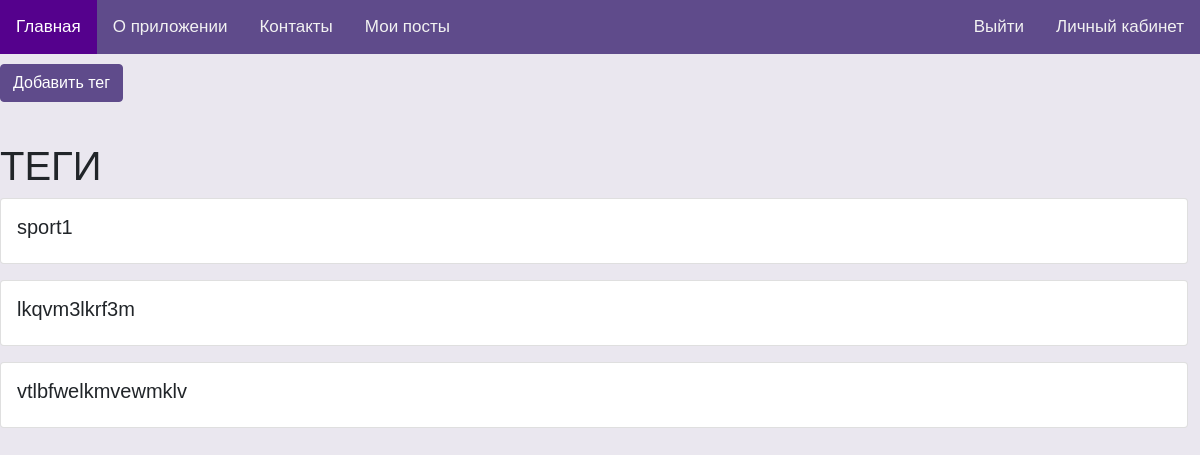
Page /tag (signed in) on the committed database.
### tables this page shows
CREATE TABLE tags (
            id INTEGER PRIMARY KEY AUTOINCREMENT,
            name TEXT NOT NULL UNIQUE
);

### server.py (the view)
@app.route('/tag')
def tag():
    conn = get_db_connection()
    tags = conn.execute('select * from tags').fetchall()
    conn.close()
    return render_template('tag/tag.html', tags=tags)

### server.py (called while the page is built)
def get_db_connection():
    conn = sqlite3.connect('blog.db')
    conn.row_factory = sqlite3.Row
    return conn

### templates/tag/tag.html (shortened to what this page needs)
{% extends "main/base.html" %}
{% block stylesheet %}
    <link rel="stylesheet" href="https://cdn.jsdelivr.net/npm/bootstrap@5.1.3/dist/css/bootstrap.min.css">
{% endblock %}
{% block content %}
    <a class="btn btn-primary mb-3 button" href="{{ url_for('create_tag') }}">Добавить тег</a>
    <h1>ТЕГИ</h1>
    {% for tag in tags %}
        <div class="card mb-3">
            <div class="card-body">
                <h5 class="card-title">{{ tag['name'] }}</h5>
            </div>
        </div>
    {% endfor %}
{% endblock %}

### static/css/index.css (style rules this page uses)
.page { margin: 0; font-family: Arial, Helvetica, sans-serif; background-color: rgba(95, 75, 139, 0.13); }
.button { margin-top: 10px; background-color: #5f4b8b; border-color: #5f4b8b; }
.mb-3 { margin-right: 1%; }

### rows in the picture
tags: name "sport1"
tags: name "lkqvm3lkrf3m"
tags: name "vtlbfwelkmvewmklv"
